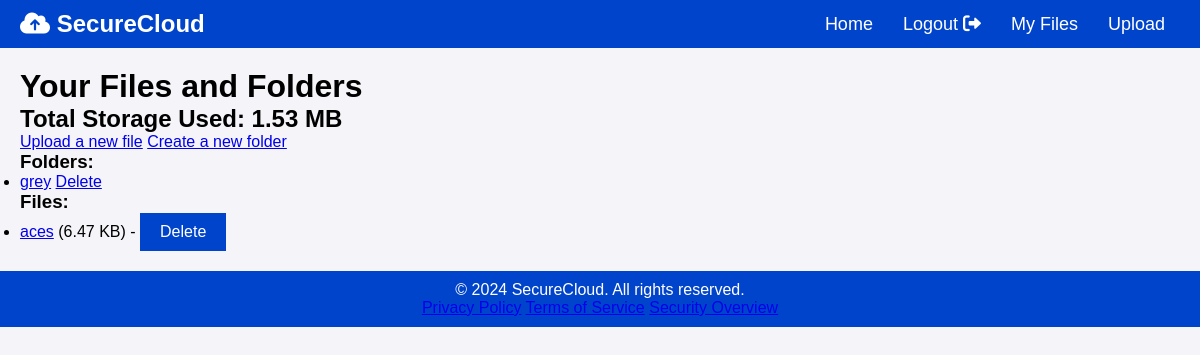
Screenshot of /files/ (signed in) with the database file from the repository.
### storage/models.py (models this page shows, shortened)
class Folder(models.Model):
    name = models.CharField(max_length=255)
    parent = models.ForeignKey('self', null=True, blank=True, on_delete=models.CASCADE)
    user = models.ForeignKey(User, on_delete=models.CASCADE)

class File(models.Model):
    name = models.CharField(max_length=255)
    file = models.FileField(upload_to='files/')
    size = models.IntegerField(null=False)
    uploaded_at = models.DateTimeField(auto_now_add=True)
    folder = models.ForeignKey('Folder', null=True, blank=True, on_delete=models.SET_NULL)
    user = models.ForeignKey(User, on_delete=models.CASCADE)

### storage/views.py (the view)
# urls.py: path('files/', views.file_list, name='file_list'),
@login_required
def file_list(request):
    query = request.GET.get('q', '')
    files = File.objects.filter(user=request.user, folder__isnull=True, name__icontains=query)
    folders = Folder.objects.filter(user=request.user, parent__isnull=True, name__icontains=query)
    storage_used = get_user_storage_usage(request.user)
    storage_limit = 100 * 1024 * 1024
    storage_remaining = storage_limit - storage_used
    return render(request, 'file_list.html', {
        'files': files,
        'folders': folders,
        'query': query,
        'storage_used': storage_used,
        'storage_remaining': storage_remaining
    })

### storage/models.py (called while the page is built)
def get_user_storage_usage(user):
    total_storage = File.objects.filter(user=user).aggregate(Sum('size'))['size__sum'] or 0
    return total_storage

### storage/templatetags/filters.py (called while the page is built)
@register.filter
def filesizeformat(value):
    for unit in ['bytes', 'KB', 'MB', 'GB', 'TB']:
        if value < 1024.0:
            return f"{value:.2f} {unit}"
        value /= 1024.0
    return f"{value:.2f} PB"

### storage/templates/file_list.html (shortened to what this page needs)
{% extends "base.html" %}
{% load filters %}
{% block content %}
  <h1>Your Files and Folders</h1>
  <h2>Total Storage Used: {{ storage_used|filesizeformat }}</h2>
  {% if storage_used|add:1 > MAX_STORAGE %}
    <p>You have reached your storage limit. Please delete some files before uploading more.</p>
  {% else %}
    <a href="{% url 'storage:upload_file' %}">Upload a new file</a>
  {% endif %}
  <a href="{% url 'storage:create_folder' %}">Create a new folder</a>
  <h3>Folders:</h3>
  <ul>
    {% for folder in folders %}
      <li>
        <a href="{% url 'storage:folder_view' folder.id %}">{{ folder.name }}</a>
        <a href="{% url 'storage:delete_folder' folder.id %}" onclick="return confirm('Are you sure you want to delete this folder?')">Delete</a>
      </li>
    {% empty %}
      <p>No folders found.</p>
    {% endfor %}
  </ul>
  <h3>Files:</h3>
  <ul>
    {% for file in files %}
      <li>
        <a href="{% url 'storage:file_download' file.id %}">{{ file.name }}</a>
        ({{ file.size|filesizeformat }})
        - <form action="{% url 'storage:delete_file' file.id %}" method="POST" style="display:inline;">
            <button class="btn" type="submit" onclick="return confirm('Are you sure you want to delete this file?')">Delete</button>
          </form>
      </li>
    {% empty %}
      <p>No files found.</p>
    {% endfor %}
  </ul>
{% endblock %}

### storage/static/css/styles.css (style rules this page uses)
* { margin: 0; padding: 0; box-sizing: border-box; }
body { font-family: Arial, sans-serif; background-color: #f4f4f9; margin: 0; }
.btn { background-color: #0044cc; color: white; padding: 10px 20px; border: none; cursor: pointer; font-size: 16px; }

### rows the page displays
Folder: name "grey"
File: name "aces", size|filesizeformat "6.47 KB"

### other values shown
{{ storage_used|filesizeformat }} "1.53 MB"
